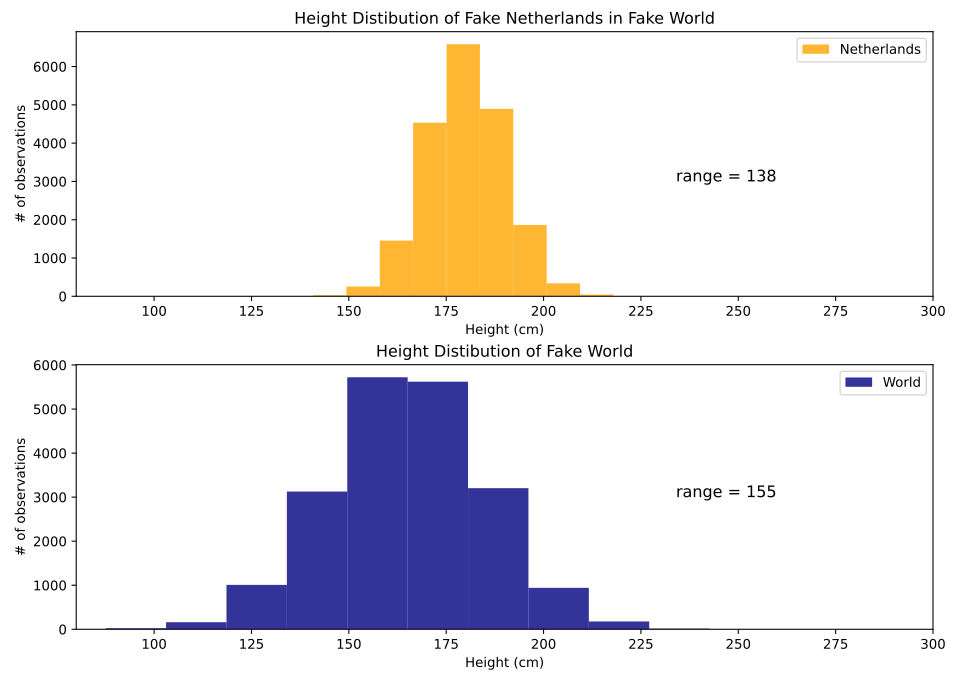

This chart was generated by the following Python code:
"""
Mesaure of spread simulation

Range (max - min)
"""

# import packages
import numpy as np
import matplotlib.pyplot as plt

# variables
np.random.seed(101)
mean_height_netherlands = 180
std_height_netherlands = 10
mean_height_world = 165
std_height_world = 20
n_people = 20000
text_x_netherlands  = mean_height_netherlands * 1.3
text_x_world = mean_height_world * 1.3
text_y = int(0.2 * n_people)
text_y_offset = int(0.05 * n_people)
text_font_size = 12

# generate random dataset
netherlands = np.random.normal(
    loc=mean_height_netherlands,
    scale=std_height_netherlands,
    size=n_people,
    )
world = np.random.normal(
    loc=mean_height_world,
    scale=std_height_world,
    size=n_people,
    )

# create figure
fig, ax = plt.subplots(nrows=2, ncols=1,figsize=(10,8))

# add histogram
_ = ax[0].set_xlim(80, 300)
_ = ax[0].hist(
    netherlands,
    bins=10,
    rwidth=1,
    alpha=0.8,
    color='orange',
    label='Netherlands',
)
_ = ax[1].set_xlim(80, 300)
_ = ax[1].hist(
    world,
    bins=10,
    rwidth=1,
    alpha=0.8,
    color='navy',
    label='World',
)

# add texts to plot (to show mean, median and mode)
_ = ax[0].annotate(
    f'range = {int(np.max(netherlands) - np.min(world))}',
    (text_x_netherlands, text_y - 1 * text_y_offset),
    fontsize=text_font_size,
)
_ = ax[1].annotate(
    f'range = {int(np.max(world) - np.min(world))}',
    (text_x_netherlands, text_y - 1 * text_y_offset),
    fontsize=text_font_size,
)


# set titles
_ = ax[0].set_title("Height Distibution of Fake Netherlands in Fake World")
_ = ax[0].set_xlabel("Height (cm)")
_ = ax[0].set_ylabel("# of observations")
_ = ax[1].set_title("Height Distibution of Fake World")
_ = ax[1].set_xlabel("Height (cm)")
_ = ax[1].set_ylabel("# of observations")

# add legends
_ = ax[0].legend()
_ = ax[1].legend()

# tigh
_ = plt.tight_layout()

# show the plot
_ = plt.show()

# save the plot
fig.savefig('range.svg')
